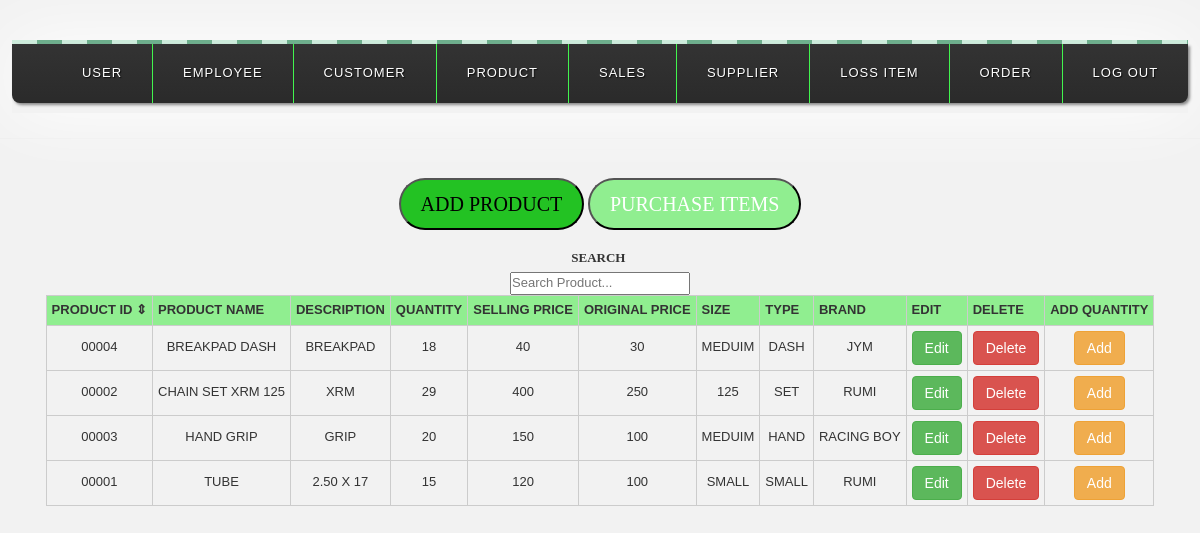
The page /product.php (signed in) on the database its author committed.
### tables this page shows
CREATE TABLE IF NOT EXISTS `product` (
  `ProductID` varchar(15) NOT NULL,
  `ProductName` varchar(100) NOT NULL,
  `Description` varchar(100) NOT NULL,
  `Quantity` int(200) NOT NULL,
  `SellingPrice` int(11) NOT NULL,
  `OriginalPrice` int(11) NOT NULL,
  `Size` varchar(100) NOT NULL,
  `Type` varchar(100) NOT NULL,
  `Brand` varchar(100) NOT NULL
);

### product.php (the view, shortened to what this page needs)
<?php
include('header.php');
?>
<!DOCTYPE html>
<html>
<head>
<body>
<link rel="stylesheet" type="text/css" href="mystyles.css">
<link rel="stylesheet" type="text/css" href="./css/bootstrap.min.css">
<link rel="stylesheet" type="text/css" href="./css/bootstrap.css">
</head>
<head>
</head>
<div class="wrap">
<span class="decor"></span>
<nav>
  <ul class="primary">
    <li>
      <a href="users.php">USER</a>
    </li>
    <li>
      <a href="employee.php">EMPLOYEE</a>
    </li>
    <li>
      <a href="customer.php">CUSTOMER</a>
    </li>
    <li>
      <a href="product.php">PRODUCT</a>
    </li>
    <li>
      <a href="sales.php">SALES</a>
    </li>
    <li>
      <a href="supplier.php">SUPPLIER</a>
    </li>
    <li>
      <a href="loss.php">LOSS ITEM</a>
    </li>
    <li>
      <a href="orders.php">ORDER</a>
    </li>
    <li>
      <a href="logout.php">LOG OUT</a>
    </li>
  </ul>
</nav>
</div>
<hr/>
<br/>
<div>
<center>
<button id="myBtn" class="button">ADD PRODUCT</button> <button id="myBtn" class="button" style="background-color: lightgreen"><a href="purchase.php">PURCHASE ITEMS</a></button>
<br>
<BR>
</center>
<center>
<form name ="form1" method="post" action="">
<div id="search">
<td><label for="filter"> Search </label>
<input type="text" name="filter" id="filter" value=""  placeholder="Search Product..." autocomplete="off"></td>
</form>
</div>
<table border="1" cellpadding="4" cellspacing="4" id="resultTable" class="db-table" table-bordered  style="text-align:center;">
	<thead>
		<th> <strong>Product ID  &#x21d5;</strong>
		<th> <strong>Product Name</strong>
		<th> <strong>Description</strong>
		<th> <strong>Quantity</strong>
		<th> <strong>Selling Price</strong>
		<th> <strong>Original Price</strong>
		<th> <strong>Size</strong>
		<th> <strong>Type</strong>
		<th> <strong>Brand</strong>
		<th> <strong>Edit</strong>
		<th> <strong>Delete</strong>
		<th> <strong>ADD QUANTITY</strong>
	</thead>
<center>
<tbody>
<?php
$query1=mysql_query("select * from product order by ProductName asc");
while($query2=mysql_fetch_array($query1))
{
echo "<td>".$query2['ProductID']."</td>";
echo "<td>".$query2['ProductName']."</td>";
echo "<td>".$query2['Description']."</td>";
echo "<td>".$query2['Quantity']."</td>";
echo "<td>".$query2['SellingPrice']."</td>";
echo "<td>".$query2['OriginalPrice']."</td>";
echo "<td>".$query2['Size']."</td>";
echo "<td>".$query2['Type']."</td>";
echo "<td>".$query2['Brand']."</td>";
echo "<td><button type=;button' class='btn btn-success'><a href='product_edit.php?ID=".$query2['ProductID']."'> Edit</a></td>";
echo "<td><a href='product_delete.php?ID=".$query2['ProductID']."' onclick='return confirmation()'><button type=;button' class='btn btn-danger'> Delete</a></td>";
echo  "<td><a href='purchase_add.php?ID=".$query2['ProductID']."'> <button type=;button' class='btn btn-warning'>Add</a></td></tr>";
}
?>
</table>
<br>
<br>
<br>
</body>
</html>

### mystyles.css (style rules this page uses)
body { background-color: ; }
label { font-family:bookman old style; margin: 0; padding: 0; display: block; font-size: 100%; padding-top: 0; padding-right: .25em; width: 8em; }
input, Stextarea { font-family:times new roman; margin: 0; padding: 0; display: block; font-size: 100%; }
table.db-table { border-right:1px solid #ccc; border-bottom:1px solid #ccc; }
table.db-table th { background:lightgreen; padding:5px; border-left:1px solid #ccc; border-top:1px solid #ccc; }
table.db-table td { padding:5px; border-left:1px solid #ccc; border-top:1px solid #ccc; }
.button { -webkit-border-radius: 28; -moz-border-radius: 28; border-radius: 28px; font-family: Georgia; color: #000000; font-size: 20px; background: #23c223; padding: 10px 20px 10px 20px; text-decoration: none; }

### product.php (style rules this page uses)
body { background: #f2f2f2; font-family: helvetica, arial, serif; font-size: 13px; text-transform: uppercase; text-align: center; }
.wrap { display: inline-block; -webkit-box-shadow: 0 0 70px #fff; -moz-box-shadow: 0 0 70px #fff; box-shadow: 0 0 70px #fff; margin-top: 40px; }
.decor { background: #6EAF8D; background: -webkit-linear-gradient(left, #CDEBDB 50%, #6EAF8D 50%); background: -moz-linear-gradient(left, #CDEBDB 50%, #6EAF8D 50%); background: -o-linear-gradient(left, #CDEBDB 50%, #6EAF8D 50%); background: linear-gradient(left, white 50%, #6EAF8D 50%); background-size: 50px 25%;; padding: 2px; display: block; }
a { text-decoration: none; color: #fff; display: block; }
ul { list-style: none; position: relative; text-align: left; }
li { float: left; }
ul:after { clear: both; }
ul:before, ul:after { content: " "; display: table; }
nav { position: relative; background: #2B2B2B; background-image: -webkit-linear-gradient(bottom, #2B2B2B 7%, #333333 100%); background-image: -moz-linear-gradient(bottom, #2B2B2B 7%, #333333 100%); background-image: -o-linear-gradient(bottom, #2B2B2B 7%, #333333 100%); background-image: linear-gradient(bottom, #2B2B2B 7%, #333333 100%); text-align: center; letter-spacing: 1px; text-shadow: 1px 1px 1px #0E0E0E; -webkit-box-shadow: 2px 2px 3px #888; -moz-box-shadow: 2px 2px 3px #888; box-shadow: 2px 2px 3px #888; border-bottom-right-radius: 8px; border-bottom-left-radius: 8px; }
ul.primary li a { display: block; padding: 20px 30px; border-right: 1px solid #42f44e; }
ul.primary li:last-child a { border-right: none; }

### rows shown on the page
product: ProductID "00004", ProductName "BREAKPAD DASH", Description "BREAKPAD", Quantity "18", SellingPrice "40", OriginalPrice "30", Size "MEDUIM", Type "DASH", Brand "JYM"
product: ProductID "00002", ProductName "CHAIN SET XRM 125", Description "XRM", Quantity "29", SellingPrice "400", OriginalPrice "250", Size "125", Type "SET", Brand "RUMI"
product: ProductID "00003", ProductName "HAND GRIP", Description "GRIP", Quantity "20", SellingPrice "150", OriginalPrice "100", Size "MEDUIM", Type "HAND", Brand "RACING BOY"
product: ProductID "00001", ProductName "TUBE", Description "2.50 X 17", Quantity "15", SellingPrice "120", OriginalPrice "100", Size "SMALL", Type "SMALL", Brand "RUMI"
